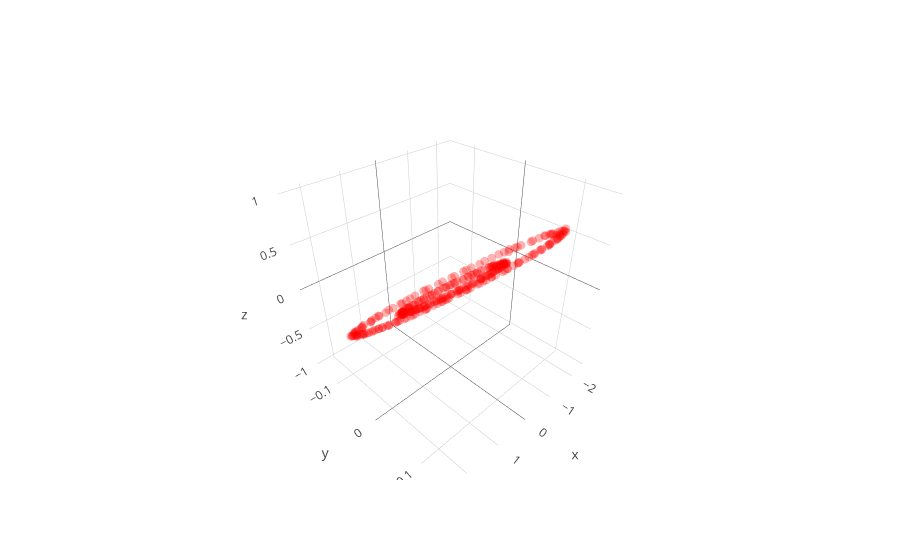

The code cell stored with this chart in its notebook:
### Code cell
# view 3D
trace1 = go.Scatter3d(
    x=projected_mine[:,0],
    y=projected_mine[:,1],
    z=projected_mine[:,2],
    mode='markers',
    line=dict(color='red',width=0.5),
    marker=dict(size=3,opacity=0.3)
)
data = [trace1]
fig  = go.Figure(data=data)
iplot(fig)

### Figure 1 — Plotly figure (JSON) as saved in the notebook; plotly's stock layout.template omitted (floating-point values rounded to 4 significant figures; data arrays with more than 128 entries replaced by an {"elided": "..."} marker saying what was removed)
{"data": [{"line": {"color": "red", "width": 0.5}, "marker": {"opacity": 0.3, "size": 3}, "mode": "markers", "type": "scatter3d", "uid": "78f6c07b-355c-408d-9490-41599f64267e", "x": {"elided": "300 float values"}, "y": {"elided": "300 float values"}, "z": {"elided": "300 float values"}}], "layout": {}}
